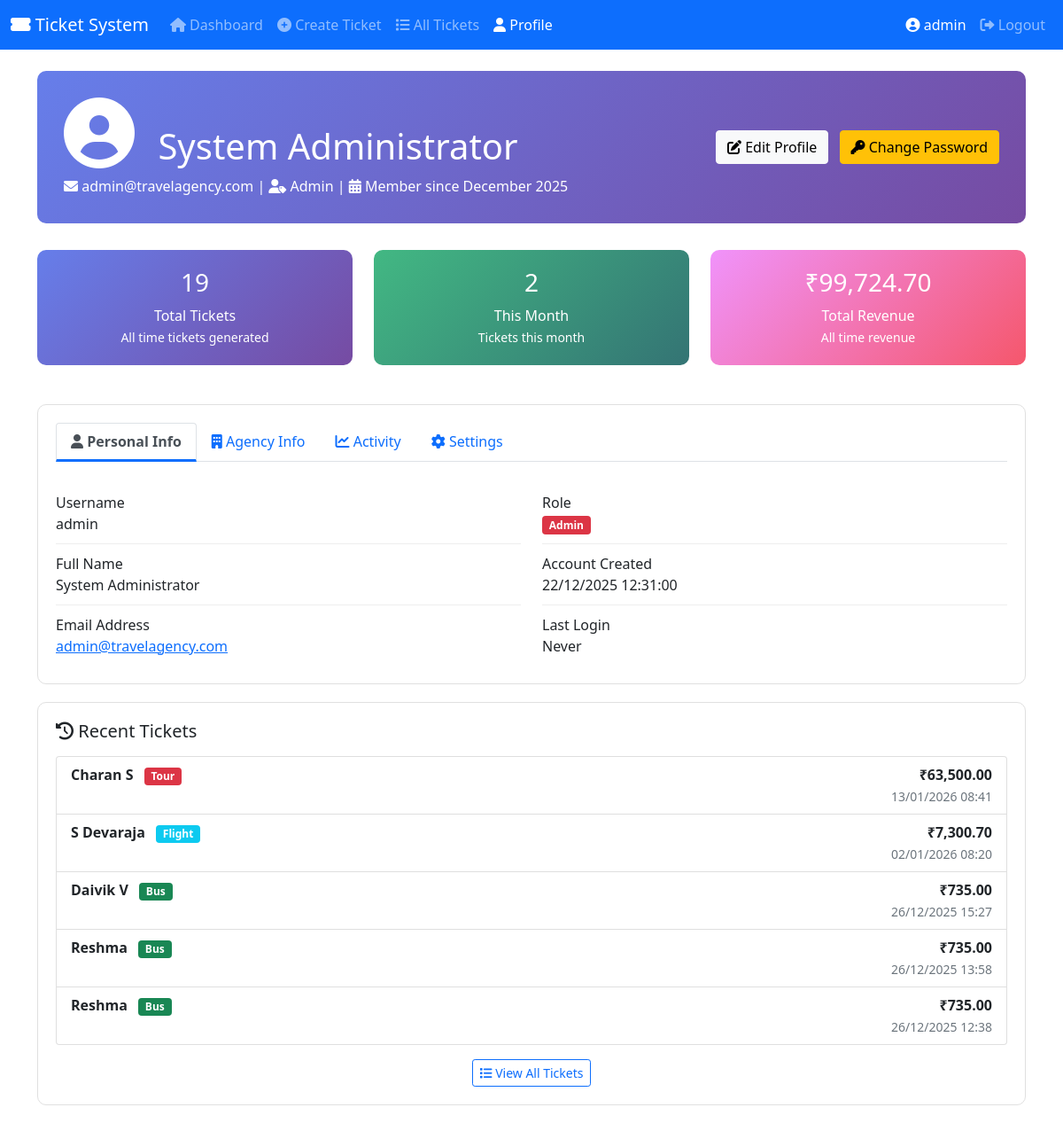
/public/profile.php (signed in), run on the app's committed database.
### tables this page shows
CREATE TABLE `users` (
  `id` int(11) NOT NULL,
  `username` varchar(50) NOT NULL,
  `password_hash` varchar(255) NOT NULL,
  `email` varchar(100) NOT NULL,
  `full_name` varchar(100) DEFAULT NULL,
  `phone` varchar(20) DEFAULT NULL,
  `role` enum('admin','staff','agent') DEFAULT 'staff',
  `agency_name` varchar(100) DEFAULT NULL,
  `agency_address` text DEFAULT NULL,
  `agency_phone` varchar(20) DEFAULT NULL,
  `agency_email` varchar(100) DEFAULT NULL,
  `agency_logo` varchar(255) DEFAULT NULL,
  `is_active` tinyint(1) DEFAULT 1,
  `failed_login_attempts` int(11) DEFAULT 0,
  `lockout_until` datetime DEFAULT NULL,
  `created_at` timestamp NOT NULL DEFAULT current_timestamp(),
  `last_login` timestamp NULL DEFAULT NULL,
  `updated_at` timestamp NOT NULL DEFAULT current_timestamp() ON UPDATE current_timestamp(),
  `website` varchar(255) DEFAULT NULL,
  `slogan` varchar(255) DEFAULT NULL,
  `brand_color` varchar(10) DEFAULT '#1e3c72',
  `secondary_color` varchar(10) DEFAULT '#1e3c72'
);

CREATE TABLE `tickets` (
  `ticket_id` varchar(20) NOT NULL,
  `ticket_type` enum('train','flight','bus','cab','tour') NOT NULL,
  `pnr` varchar(20) NOT NULL,
  `booking_date` date NOT NULL,
  `customer_name` varchar(100) NOT NULL,
  `customer_email` varchar(100) DEFAULT NULL,
  `customer_phone` varchar(20) DEFAULT NULL,
  `total_amount` decimal(10,2) NOT NULL,
  `payment_status` enum('paid','pending','cancelled') DEFAULT 'paid',
  `ticket_status` enum('issued','cancelled','refunded') DEFAULT 'issued',
  `ticket_data` longtext NOT NULL CHECK (json_valid(`ticket_data`)),
  `pdf_path` varchar(255) DEFAULT NULL,
  `generated_by` int(11) NOT NULL,
  `generated_at` timestamp NOT NULL DEFAULT current_timestamp(),
  `cancelled_at` timestamp NULL DEFAULT NULL,
  `cancelled_by` int(11) DEFAULT NULL,
  `notes` text DEFAULT NULL
);

### public/profile.php (the view, shortened to what this page needs)
<?php
require_once APP_PATH . '/config/database.php';
try {
    $db = Database::getInstance();
} catch (Exception $e) {
    die("Database error: " . $e->getMessage());
}
$user_id = $_SESSION['user_id'];
try {
    $stmt = $db->prepare("
        SELECT id, username, email, full_name, role, agency_name,
               agency_address, agency_phone, agency_email,
               created_at, last_login
        FROM users
        WHERE id = ?
    ");
    $stmt->execute([$user_id]);
    $user = $stmt->fetch();
} catch (PDOException $e) {
    die("Error: " . $e->getMessage());
}
try {
    $stmt = $db->prepare("SELECT COUNT(*) FROM tickets WHERE generated_by = ?");
    $stmt->execute([$user_id]);
    $total_tickets = $stmt->fetchColumn();
    $stmt = $db->prepare("
        SELECT COUNT(*) FROM tickets
        WHERE generated_by = ? AND MONTH(generated_at) = MONTH(CURDATE())
    ");
    $stmt->execute([$user_id]);
    $month_tickets = $stmt->fetchColumn();
    $stmt = $db->prepare("SELECT COALESCE(SUM(total_amount), 0) FROM tickets WHERE generated_by = ?");
    $stmt->execute([$user_id]);
    $total_revenue = $stmt->fetchColumn();
} catch (PDOException $e) {
    $total_tickets = $month_tickets = $total_revenue = 0;
}
?>
<!DOCTYPE html>
<html lang="en">
<head>
    <link href="https://cdn.jsdelivr.net/npm/bootstrap@5.1.3/dist/css/bootstrap.min.css" rel="stylesheet">
    <link rel="stylesheet" href="https://cdnjs.cloudflare.com/ajax/libs/font-awesome/6.0.0/css/all.min.css">
</head>
<body>
    <nav class="navbar navbar-expand-lg navbar-dark bg-primary">
        <div class="container-fluid">
            <a class="navbar-brand" href="dashboard.php">
                <i class="fas fa-ticket-alt"></i> Ticket System
            </a>
            <div class="collapse navbar-collapse" id="navbarNav">
                <ul class="navbar-nav me-auto">
                    <li class="nav-item">
                        <a class="nav-link" href="dashboard.php"><i class="fas fa-home"></i> Dashboard</a>
                    </li>
                    <li class="nav-item">
                        <a class="nav-link" href="create_ticket.php"><i class="fas fa-plus-circle"></i> Create Ticket</a>
                    </li>
                    <li class="nav-item">
                        <a class="nav-link" href="ticket_list.php"><i class="fas fa-list"></i> All Tickets</a>
                    </li>
                    <li class="nav-item">
                        <a class="nav-link active" href="profile.php"><i class="fas fa-user"></i> Profile</a>
                    </li>
                </ul>
                <div class="navbar-nav">
                    <span class="nav-link text-white">
                        <i class="fas fa-user-circle"></i> <?= htmlspecialchars($_SESSION['username']) ?>
                    </span>
                    <a class="nav-link" href="logout.php"><i class="fas fa-sign-out-alt"></i> Logout</a>
                </div>
            </div>
        </div>
    </nav>
    <div class="container mt-4">
        <div class="profile-header">
            <div class="row align-items-center">
                <div class="col-md-8">
                    <h1 class="mb-2">
                        <i class="fas fa-user-circle fa-2x me-3"></i>
                        <?= htmlspecialchars($user['full_name'] ?? $user['username']) ?>
                    </h1>
                    <p class="mb-0">
                        <i class="fas fa-envelope"></i> <?= htmlspecialchars($user['email']) ?> |
                        <i class="fas fa-user-tag"></i> <?= ucfirst($user['role']) ?> |
                        <i class="fas fa-calendar-alt"></i> Member since <?= date('F Y', strtotime($user['created_at'])) ?>
                    </p>
                </div>
                <div class="col-md-4 text-end">
                    <button class="btn btn-light me-2" onclick="editProfile()">
                        <i class="fas fa-edit"></i> Edit Profile
                    </button>
                    <button class="btn btn-warning" onclick="changePassword()">
                        <i class="fas fa-key"></i> Change Password
                    </button>
                </div>
            </div>
        </div>
        <div class="row mb-4">
            <div class="col-md-4">
                <div class="stat-card stat-card-primary">
                    <h3 class="mb-2"><?= $total_tickets ?></h3>
                    <p class="mb-0">Total Tickets</p>
                    <small>All time tickets generated</small>
                </div>
            </div>
            <div class="col-md-4">
                <div class="stat-card stat-card-success">
                    <h3 class="mb-2"><?= $month_tickets ?></h3>
                    <p class="mb-0">This Month</p>
                    <small>Tickets this month</small>
                </div>
            </div>
            <div class="col-md-4">
                <div class="stat-card stat-card-warning">
                    <h3 class="mb-2">₹<?= number_format($total_revenue, 2) ?></h3>
                    <p class="mb-0">Total Revenue</p>
                    <small>All time revenue</small>
                </div>
            </div>
        </div>
        <div class="profile-card">
            <ul class="nav nav-tabs mb-4" id="profileTab" role="tablist">
                <li class="nav-item" role="presentation">
                    <button class="nav-link active" id="personal-tab" data-bs-toggle="tab"
                            data-bs-target="#personal" type="button">
                        <i class="fas fa-user"></i> Personal Info
                    </button>
                </li>
                <li class="nav-item" role="presentation">
                    <button class="nav-link" id="agency-tab" data-bs-toggle="tab"
                            data-bs-target="#agency" type="button">
                        <i class="fas fa-building"></i> Agency Info
                    </button>
                </li>
                <li class="nav-item" role="presentation">
                    <button class="nav-link" id="activity-tab" data-bs-toggle="tab"
                            data-bs-target="#activity" type="button">
                        <i class="fas fa-chart-line"></i> Activity
                    </button>
                </li>
                <li class="nav-item" role="presentation">
                    <button class="nav-link" id="settings-tab" data-bs-toggle="tab"
                            data-bs-target="#settings" type="button">
                        <i class="fas fa-cog"></i> Settings
                    </button>
                </li>
            </ul>
            <div class="tab-content" id="profileTabContent">
                <div class="tab-pane fade show active" id="personal">
                    <div class="row">
                        <div class="col-md-6">
                            <div class="detail-row">
                                <div class="detail-label">Username</div>
                                <div class="detail-value"><?= htmlspecialchars($user['username']) ?></div>
                            </div>
                            <div class="detail-row">
                                <div class="detail-label">Full Name</div>
                                <div class="detail-value"><?= htmlspecialchars($user['full_name'] ?? 'Not set') ?></div>
                            </div>
                            <div class="detail-row">
                                <div class="detail-label">Email Address</div>
                                <div class="detail-value">
                                    <a href="mailto:<?= htmlspecialchars($user['email']) ?>">
                                        <?= htmlspecialchars($user['email']) ?>
                                    </a>
                                </div>
                            </div>
                        </div>
                        <div class="col-md-6">
                            <div class="detail-row">
                                <div class="detail-label">Role</div>
                                <div class="detail-value">
                                    <span class="badge bg-<?= $user['role'] == 'admin' ? 'danger' : 'primary' ?>">
                                        <?= ucfirst($user['role']) ?>
                                    </span>
                                </div>
                            </div>
                            <div class="detail-row">
                                <div class="detail-label">Account Created</div>
                                <div class="detail-value"><?= date('d/m/Y H:i:s', strtotime($user['created_at'])) ?></div>
                            </div>
                            <div class="detail-row">
                                <div class="detail-label">Last Login</div>
                                <div class="detail-value">
                                    <?= $user['last_login'] ? date('d/m/Y H:i:s', strtotime($user['last_login'])) : 'Never' ?>
                                </div>
                            </div>
                        </div>
                    </div>
                </div>
            </div>
        </div>
        <div class="profile-card">
            <h5 class="mb-3"><i class="fas fa-history"></i> Recent Tickets</h5>
            <?php
            try {
                $stmt = $db->prepare("
                    SELECT ticket_id, ticket_type, customer_name, total_amount, generated_at
                    FROM tickets
                    WHERE generated_by = ?
                    ORDER BY generated_at DESC
                    LIMIT 5
                ");
                $stmt->execute([$user_id]);
                $recent_tickets = $stmt->fetchAll();
                if (empty($recent_tickets)): ?>
                    <div class="text-center py-3">
                        <i class="fas fa-ticket-alt fa-2x text-muted mb-3"></i>
                        <p class="text-muted">No tickets generated yet</p>
                        <a href="create_ticket.php" class="btn btn-sm btn-primary">
                            <i class="fas fa-plus"></i> Create Your First Ticket
                        </a>
                    </div>
                <?php else: ?>
                    <div class="list-group">
                        <?php foreach ($recent_tickets as $ticket): ?>
                        <a href="view_ticket.php?id=<?= $ticket['ticket_id'] ?>"
                           class="list-group-item list-group-item-action">
                            <div class="d-flex w-100 justify-content-between">
                                <div>
                                    <strong><?= htmlspecialchars($ticket['customer_name']) ?></strong>
                                    <span class="badge bg-<?=
                                        $ticket['ticket_type'] == 'train' ? 'primary' :
                                        ($ticket['ticket_type'] == 'flight' ? 'info' :
                                        ($ticket['ticket_type'] == 'bus' ? 'success' :
                                        ($ticket['ticket_type'] == 'cab' ? 'warning' : 'danger')))
                                    ?> ms-2">
                                        <?= ucfirst($ticket['ticket_type']) ?>
                                    </span>
                                </div>
                                <div class="text-end">
                                    <div class="fw-bold">₹<?= number_format($ticket['total_amount'], 2) ?></div>
                                    <small class="text-muted"><?= date('d/m/Y H:i', strtotime($ticket['generated_at'])) ?></small>
                                </div>
                            </div>
                        </a>
                        <?php endforeach; ?>
                    </div>
                    <div class="text-center mt-3">
                        <a href="ticket_list.php" class="btn btn-outline-primary btn-sm">
                            <i class="fas fa-list"></i> View All Tickets
                        </a>
                    </div>
                <?php endif;
            } catch (PDOException $e) {
                echo '<div class="alert alert-danger">Failed to load recent tickets.</div>';
            }
            ?>
        </div>
    </div>
</body>
</html>

### public/profile.php (style rules this page uses)
.profile-header { background: linear-gradient(135deg, #667eea 0%, #764ba2 100%); color: white; border-radius: 10px; padding: 30px; margin-bottom: 30px; }
.profile-card { border: 1px solid #e0e0e0; border-radius: 10px; padding: 20px; margin-bottom: 20px; background: white; }
.stat-card { border-radius: 10px; padding: 20px; text-align: center; color: white; margin-bottom: 20px; }
.stat-card-primary { background: linear-gradient(135deg, #667eea 0%, #764ba2 100%); }
.stat-card-success { background: linear-gradient(135deg, #42b883 0%, #347474 100%); }
.stat-card-warning { background: linear-gradient(135deg, #f093fb 0%, #f5576c 100%); }
.nav-tabs .nav-link.active { font-weight: bold; border-bottom: 3px solid #0d6efd; }
.detail-row { border-bottom: 1px solid #eee; padding: 10px 0; }
.detail-row:last-child { border-bottom: none; }

### data on the page
users: full_name "System Administrator", email "admin@travelagency.com", role "Admin", created_at "December 2025", username "admin", created_at "22/12/2025 12:31:00"
tickets: customer_name "Charan S", ticket_type "Tour", total_amount "63,500.00", generated_at "13/01/2026 08:41"
tickets: customer_name "S Devaraja", ticket_type "Flight", total_amount "7,300.70", generated_at "02/01/2026 08:20"
tickets: customer_name "Daivik V", ticket_type "Bus", total_amount "735.00", generated_at "26/12/2025 15:27"
tickets: customer_name "Reshma", ticket_type "Bus", total_amount "735.00", generated_at "26/12/2025 13:58"
tickets: customer_name "Reshma", ticket_type "Bus", total_amount "735.00", generated_at "26/12/2025 12:38"

### other printed values
$_SESSION['username'] "admin"
$total_tickets "19"
$month_tickets "2"
$total_revenue "99,724.70"
